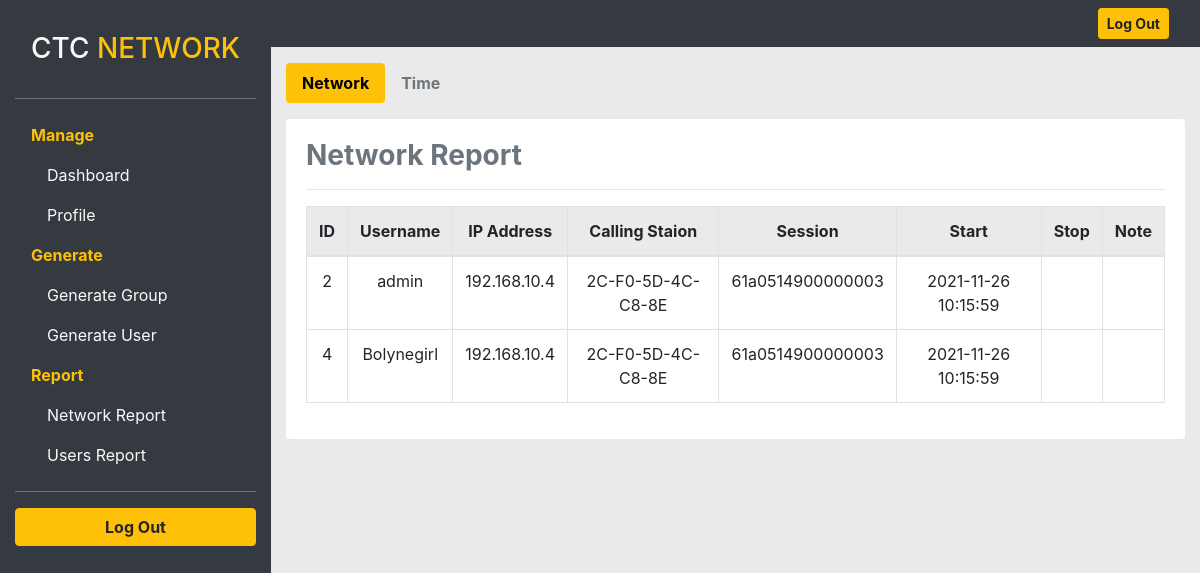
/admin_nre.php (signed in), run on the app's committed database.
### tables this page shows
CREATE TABLE `radcheck` (
  `id` int(11) UNSIGNED NOT NULL,
  `username` varchar(64) NOT NULL DEFAULT '',
  `attribute` varchar(64) NOT NULL DEFAULT '',
  `op` char(2) NOT NULL DEFAULT '==',
  `value` varchar(253) NOT NULL DEFAULT ''
);

CREATE TABLE `radacct` (
  `radacctid` bigint(21) NOT NULL,
  `acctsessionid` varchar(64) NOT NULL DEFAULT '',
  `acctuniqueid` varchar(32) NOT NULL DEFAULT '',
  `username` varchar(64) NOT NULL DEFAULT '',
  `groupname` varchar(64) NOT NULL DEFAULT '',
  `realm` varchar(64) DEFAULT '',
  `nasipaddress` varchar(15) NOT NULL DEFAULT '',
  `nasportid` varchar(15) DEFAULT NULL,
  `nasporttype` varchar(32) DEFAULT NULL,
  `acctstarttime` datetime DEFAULT NULL,
  `acctupdatetime` datetime DEFAULT NULL,
  `acctstoptime` datetime DEFAULT NULL,
  `acctinterval` int(12) DEFAULT NULL,
  `acctsessiontime` int(12) UNSIGNED DEFAULT NULL,
  `acctauthentic` varchar(32) DEFAULT NULL,
  `connectinfo_start` varchar(50) DEFAULT NULL,
  `connectinfo_stop` varchar(50) DEFAULT NULL,
  `acctinputoctets` bigint(20) DEFAULT NULL,
  `acctoutputoctets` bigint(20) DEFAULT NULL,
  `calledstationid` varchar(50) NOT NULL DEFAULT '',
  `callingstationid` varchar(50) NOT NULL DEFAULT '',
  `acctterminatecause` varchar(32) NOT NULL DEFAULT '',
  `servicetype` varchar(32) DEFAULT NULL,
  `framedprotocol` varchar(32) DEFAULT NULL,
  `framedipaddress` varchar(15) NOT NULL DEFAULT ''
);

### admin_nre.php (the view, shortened to what this page needs)
<?php
	include 'connect.php';
	$id = $_SESSION['id'];
	$username = $_SESSION['username'];
	if (!isset($_SESSION['id'])) {
		echo "<script>window.location.href='index.php'</script>";
	} else {
?>
<!DOCTYPE html>
<html>
<head>
	<link rel="stylesheet" type="text/css" href="bootstrap-4.6.1-dist/css/bootstrap.css">
</head>
<body style="background-color: #eaeaea;">
	<div class="container-fluid h-100">
		<div class="row h-100">
			<div class="col-auto col-sm-auto col-md-auto d-none bg-dark d-sm-block"><?php include 'admin_menu.php'; ?></div>
			<div class="col col-sm col-md" style="padding: 0;">
				<?php include 'admin_Tmenu.php'; ?>
				<div class="container-fluid">
					<div class="nav nav-pills mt-3">
						<a href="#network" class="nav-link active font-weight-bold" data-toggle="pill">Network</a>
						<a href="#time" class="nav-link font-weight-bold" data-toggle="pill">Time</a>
					</div>
					<div class="card border-0 mt-3">
						<div class="card-body">
							<div class="tab-content">
								<div class="tab-pane fade show active" id="network">
									<h3 class="text-secondary font-weight-bold">Network Report</h3>
									<hr>
									<div class="table-responsive-lg text-center">
										<table class="table table-bordered border-secondary">
											<thead style="background-color: #eaeaea;">
												<th>ID</th>
												<th>Username</th>
												<th>IP Address</th>
												<th>Calling Staion</th>
												<th>Session</th>
												<th>Start</th>
												<th>Stop</th>
												<th>Note</th>
											</thead>
											<tbody>
												<?php
													$showdata = mysqli_query($con, "SELECT * FROM radcheck, radacct WHERE radcheck.username = radacct.username AND radcheck.username != '$username' AND attribute = 'Cleartext-Password'");
													while ($show = mysqli_fetch_array($showdata)) { ?>
													<tr class="bg-white">
														<td><?php echo $show['id']; ?></td>
														<td><?php echo $show['username']; ?></td>
														<td><?php echo $show['framedipaddress']; ?></td>
														<td><?php echo $show['callingstationid']; ?></td>
														<td><?php echo $show['acctsessionid']; ?></td>
														<td><?php echo $show['acctstarttime']; ?></td>
														<td><?php echo $show['acctstoptime']; ?></td>
														<td><?php echo $show['acctterminatecause']; ?></td>													</tr>
												<?php } ?>
											</tbody>
										</table>
									</div>
								</div>
							</div>
						</div>
					</div>
				</div>
			</div>
		</div>
	</div>
</body>
</html>
<?php } ?>

### admin_menu.php (shortened to what this page needs)
<!DOCTYPE html>
<html>
<head>
</head>
<body>
	<div class="nav flex-column my-2" style="min-height: 100vh;">
		<a href="<?php echo "admin_index.php?id=$id" ?>" class="nav-link text-light mt-3" style="margin-bottom: 0;"><h3>CTC <span class="text-warning">NETWORK</span></h3></a>
		<hr width="100%" class="border-secondary">
		<a class="disabled nav-link text-warning font-weight-bold">Manage</a>
		<a href="<?php echo "admin_index.php?id=$id" ?>" class="nav-link text-light ml-3">Dashboard</a>
		<a href="<?php echo "admin_profile.php?id=$id" ?>" class="nav-link text-light ml-3">Profile</a>
		<a class="disabled nav-link text-warning font-weight-bold">Generate</a>
		<a href="<?php echo "admin_group.php?id=$id" ?>" class="nav-link text-light ml-3">Generate Group</a>
		<a href="<?php echo "admin_user.php?id=$id" ?>" class="nav-link text-light ml-3">Generate User</a>
		<a class="disabled nav-link text-warning font-weight-bold">Report</a>
		<a href="<?php echo "admin_nre.php?id=$id" ?>" class="nav-link text-light ml-3">Network Report</a>
		<a href="<?php echo "admin_ure.php?id=$id" ?>" class="nav-link text-light ml-3">Users Report</a>
		<hr width="100%" class="border-secondary">
		<button class="btn btn-warning btn-block font-weight-bold" type="button" data-toggle="modal" data-target="#logout">Log Out</button>
	</div>
</body>
</html>

### admin_Tmenu.php (shortened to what this page needs)
<!DOCTYPE html>
<html>
<head>
</head>
<body>
	<div class="navbar navbar-expand-lg navbar-dark bg-dark d-block">
		<div class="container-fluid">
			<div class="ml-auto d-none d-md-block">
				<button class="btn btn-warning btn-sm font-weight-bold" type="button" data-toggle="modal" data-target="#logout">Log Out</button>
			</div>
		</div>
	</div>
</body>
</html>

### data on the page
radcheck: id "2", radacct.username "admin", radacct.framedipaddress "192.168.10.4", radacct.callingstationid "2C-F0-5D-4C-C8-8E", radacct.acctsessionid "61a0514900000003", radacct.acctstarttime "2021-11-26 10:15:59"
radcheck: id "4", radacct.username "Bolynegirl", radacct.framedipaddress "192.168.10.4", radacct.callingstationid "2C-F0-5D-4C-C8-8E", radacct.acctsessionid "61a0514900000003", radacct.acctstarttime "2021-11-26 10:15:59"
